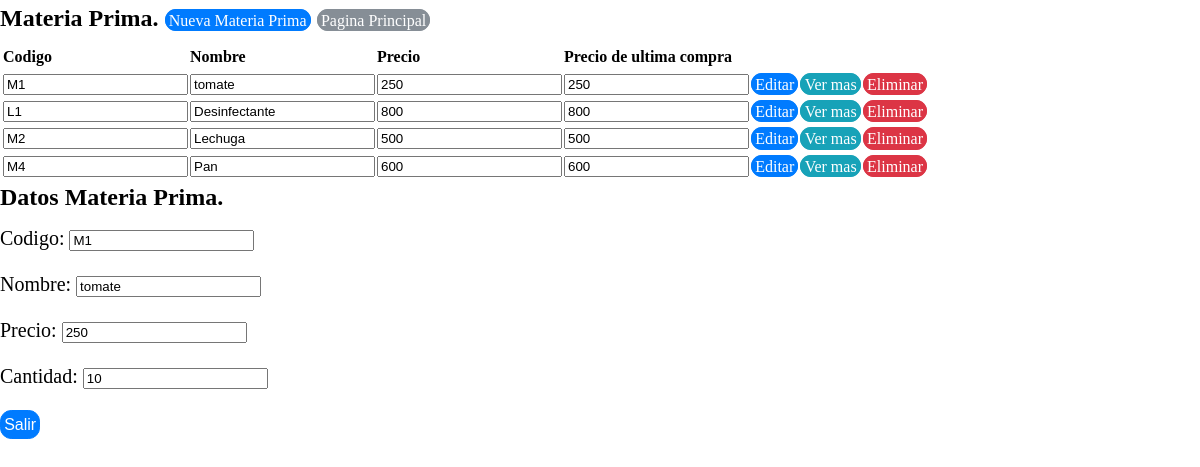
Page /view/registromateriaprima/RegistroMateriaPrima.php?action=ver&id=1 on the committed database.
### tables this page shows
CREATE TABLE `tbmateriasprimas` (
  `materiaprimaid` int(11) NOT NULL,
  `materiaprimacodigo` varchar(50) NOT NULL,
  `materiaprimanombre` varchar(50) NOT NULL,
  `materiaprimaprecio` varchar(50) NOT NULL,
  `materiaprimacantidad` varchar(50) NOT NULL,
  `tipomateriaprimaid` varchar(50) NOT NULL,
  `materiaprimaidestado` tinyint(1) NOT NULL,
  `ultimacompra` varchar(50) NOT NULL
);

### business/materiaprimabusiness/MateriaPrimaBusiness.php (called while the page is built, shortened)
<?php
class MateriaPrimaBusiness {
    private $DataMateriaPrima;
    public function MateriaPrimaBusiness() {
        require_once '../../data/datamateriaprima/DataMateriaPrima.php';
        $this->DataMateriaPrima = new DataMateriaPrima();
    }
    public function mostrarMateriaPrima() {
        return $this->DataMateriaPrima->mostrarMateriaPrima();
    }
    public function buscarMateriaPrima($materiaprimaid) {
        return $this->DataMateriaPrima->buscarMateriaPrima($materiaprimaid);
    }
}
?>

### data/datamateriaprima/DataMateriaPrima.php (called while the page is built, shortened)
<?php
class DataMateriaPrima {
    private $conexion;
    function DataMateriaPrima() {
        include_once '../../data/dbconexion/Conexion.php';
        $this->conexion = new Conexion();
    }
    public function buscarMateriaPrima($materiaprimaid) {
        if ($this->conexion->crearConexion()->set_charset('utf8')) {
            $array = array();
            $buscarmateriaprima = $this->conexion->crearConexion()->query("SELECT *
              FROM tbmateriasprimas m
              INNER JOIN tbtipomateriasprimas t ON m.tipomateriaprimaid = t.tipomateriaprimaid
              WHERE m.materiaprimaid ='" . $materiaprimaid . "'
              AND m.materiaprimaidestado = 1 ;");
            $this->conexion->cerrarConexion();
            while ($resultado = $buscarmateriaprima->fetch_assoc()) {
                array_push($array, $resultado);
            }
            return $array;
        }
    }
    public function mostrarMateriaPrima() {
        if ($this->conexion->crearConexion()->set_charset('utf8')) {
            $array = array();
            $mostrarmateriasprimas = $this->conexion->crearConexion()->query("SELECT *
              FROM tbmateriasprimas
              WHERE materiaprimaidestado=1");
            $this->conexion->cerrarConexion();
            while ($resultado = $mostrarmateriasprimas->fetch_assoc()) {
                array_push($array, $resultado);
            }
            return $array;
        }
    }
}
?>

### data/dbconexion/Conexion.php (called while the page is built, shortened)
<?php
class Conexion {
    private $server;
    private $user;
    private $password;
    private $dbname;
    function Conexion(){
        $this->server = "localhost";
        $this->user = "root";
        $this->password = "";
        $this->dbname = "bdexpressdjb";
    }
    function crearConexion(){
        $this->conexion  = mysqli_connect($this->server,$this->user,$this->password,$this->dbname);
        return $this->conexion;
    }
}

### view/registromateriaprima/RegistroMateriaPrima.php (the view, shortened to what this page needs)
<!DOCTYPE html>
<head>
    <link rel="stylesheet" href="../../css/estilo.css">
    <?php
    include '../../business/materiaprimabusiness/MateriaPrimaBusiness.php';
    ?>
</head>
<body>
    <?php
    $materiaprimabusiness = new MateriaPrimaBusiness();
    $allBusiness = $materiaprimabusiness->mostrarMateriaPrima();
    ?>
    <h2>
        Materia Prima.
        <a href="?action=registrar" class="btn btn-primary" >Nueva Materia Prima</a>
        <a href="../ventanaprincipalview/VentanaPrincipalView.php" class="btn btn-secondary">Pagina Principal</a>
    </h2>
    <form  action="RegistroMateriaPrima.php" method="Post" >
        <table>
            <thead>
                <tr>
                    <th></th>
                    <th>Codigo</th>
                    <th>Nombre</th>
                    <th>Precio</th>
                    <th>Precio de ultima compra</th>
                </tr>
            </thead>
            <?php foreach ($allBusiness as $current): ?>
                <tr>
                    <td><input type="hidden" name="materiaprimaid" value="materiaprimaid"></td>
                    <td><input type="text" id="materiaprimacodigo" name="materiaprimacodigo" class="materiaprimacodigo" value="<?php echo $current['materiaprimacodigo']; ?>" readonly /> </td>
                    <td><input type="text" id="materiaprimanombre" name="materiaprimanombre" class="materiaprimanombre" value="<?php echo $current['materiaprimanombre']; ?>" readonly /> </td>
                    <td><input type="text" id="materiaprimaprecio" name="materiaprimaprecio" class="materiaprimaprecio" value="<?php echo $current['materiaprimaprecio']; ?>" readonly /> </td>
                    <td><input type="text" id="materiaprimaprecio" name="materiaprimaprecio" class="materiaprimaprecio" value="<?php echo $current['materiaprimaprecio']; ?>" readonly /> </td>
                    <td><a href="?action=editar&id=<?php echo $current['materiaprimaid']; ?> " class="btn btn-primary">Editar</a></td>
                    <td><a href="?action=ver&id=<?php echo $current['materiaprimaid']; ?> " class="btn btn-info">Ver mas</a></td>
                    <td><a href="?action=eliminar&id=<?php echo $current['materiaprimaid']; ?> " class="btn btn-danger">Eliminar</a></td>
                </tr>
            <?php endforeach ?>
        </table>
    </form>
    <?php
    if (isset($_REQUEST['action'])) {
        switch ($_REQUEST['action']) {
            case 'ver':
                $maObtenida = $materiaprimabusiness->buscarMateriaPrima($_REQUEST['id']);
                foreach ($maObtenida as $current) {
                    echo '<form  action="RegistroMateriaPrima.php" method="Post">';
                    echo '<h2>Datos Materia Prima.</h2>';
                    echo '<p>Codigo: <input type="text" name="materiaprimacodigo" id="materiaprimacodigo" value="' . $current['materiaprimacodigo'] . '" readonly /></p>';
                    echo '<p>Nombre: <input type="text" name="materiaprimanombre" id="materiaprimanombre"  value="' . $current['materiaprimanombre'] . '" readonly /></p>';
                    echo '<p>Precio: <input type="text" name="materiaprimaprecio" id="materiaprimaprecio"  value="' . $current['materiaprimaprecio'] . '" readonly /></p>';
                    echo '<p>Cantidad: <input type="text" name="materiaprimacantidad" id="materiaprimacantidad"  value="' . $current['materiaprimacantidad'] . '" readonly /></p>';
                    echo '<p><input type="submit" class="btn btn-primary" value="Salir" name="salir" id="salir"/></p>';
                    echo '</form>';
                }
                break;
        }
    }
    ?>
</body>
</html>

### css/estilo.css (style rules this page uses)
body { margin: 0; font-family: verdana; font-size: 1rem; font-weight: normal; line-height: 1.5; color: black; background-color: window; }
h1, h2, h3, h4, h5, h6 { margin-top: 0; margin-bottom: .5rem; }
p { margin-top: 0; margin-bottom: 1rem; font-family: verdana; font-size: 20px; }
a { color: blue; text-decoration: none; background-color: transparent; -webkit-text-decoration-skip: objects; }
table { border-collapse: collapse; }
th { text-align: left; }
.btn { font-weight: normal; text-align: center; white-space: nowrap; vertical-align: middle; border: 1px solid transparent; padding: 0.1rem 0.2rem; font-size: 1rem; line-height: 1.5; border-radius: 0.70rem; transition: all 0.15s ease-in-out; }
.btn-primary { color: #fff; background-color: #007bff; border-color: #007bff; }
.btn-secondary { color: #fff; background-color: #868e96; border-color: #868e96; }
.btn-info { color: #fff; background-color: #17a2b8; border-color: #17a2b8; }
.btn-danger { color: #fff; background-color: #dc3545; border-color: #dc3545; }

### rows in the picture
tbmateriasprimas: materiaprimacodigo "M1", materiaprimanombre "tomate", materiaprimaprecio "250", materiaprimacantidad "10"
tbmateriasprimas: materiaprimacodigo "L1", materiaprimanombre "Desinfectante", materiaprimaprecio "800"
tbmateriasprimas: materiaprimacodigo "M2", materiaprimanombre "Lechuga", materiaprimaprecio "500"
tbmateriasprimas: materiaprimacodigo "M4", materiaprimanombre "Pan", materiaprimaprecio "600"
